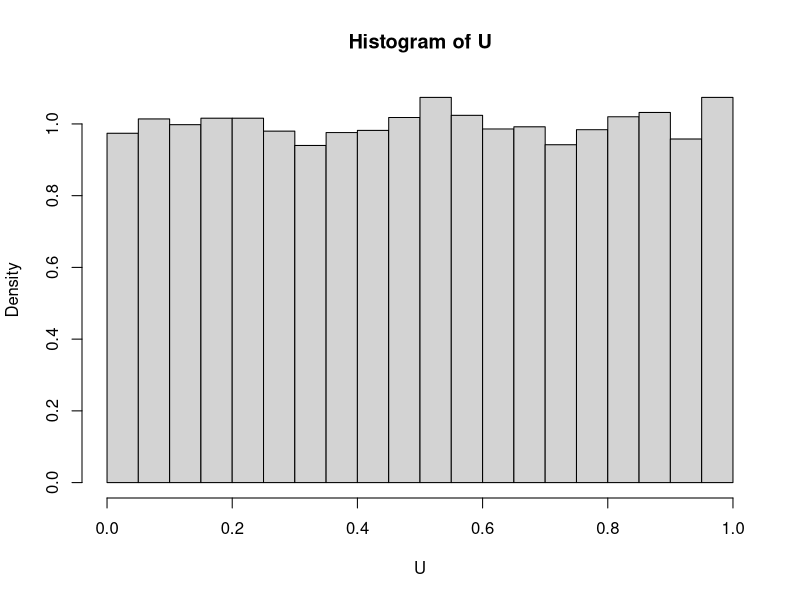
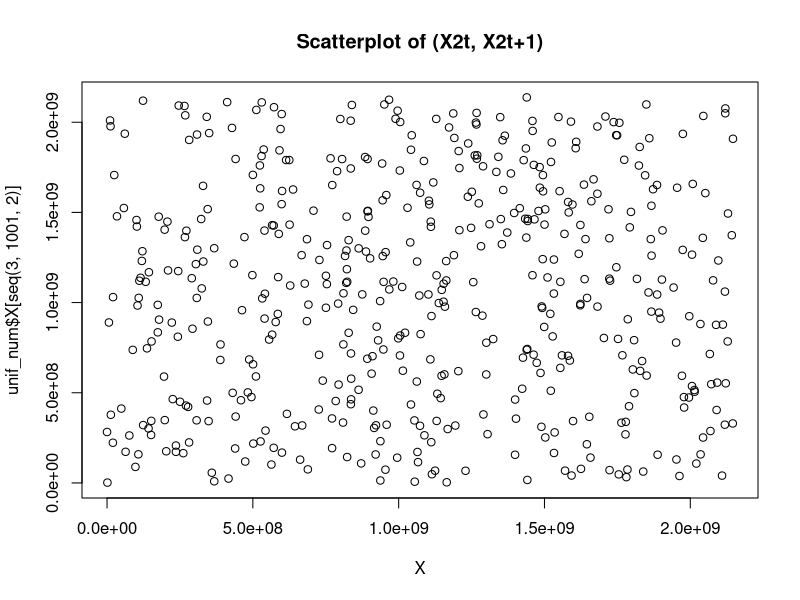
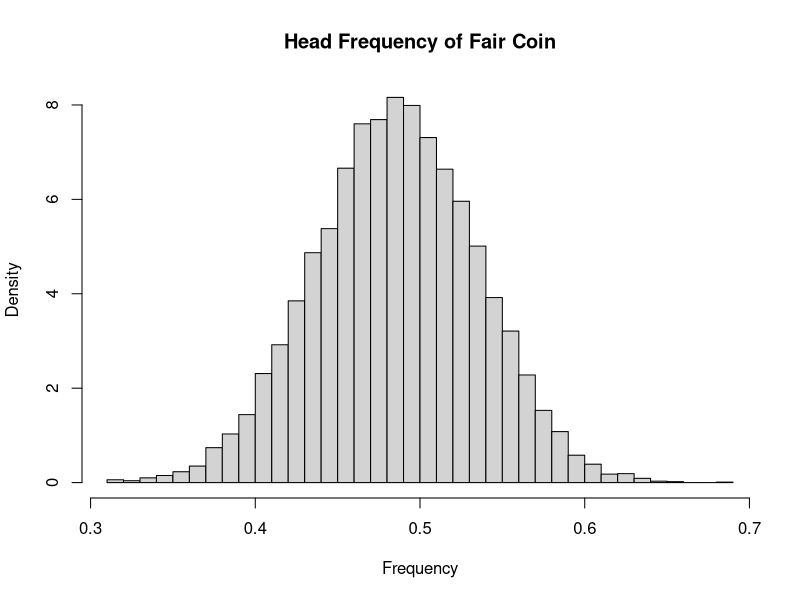
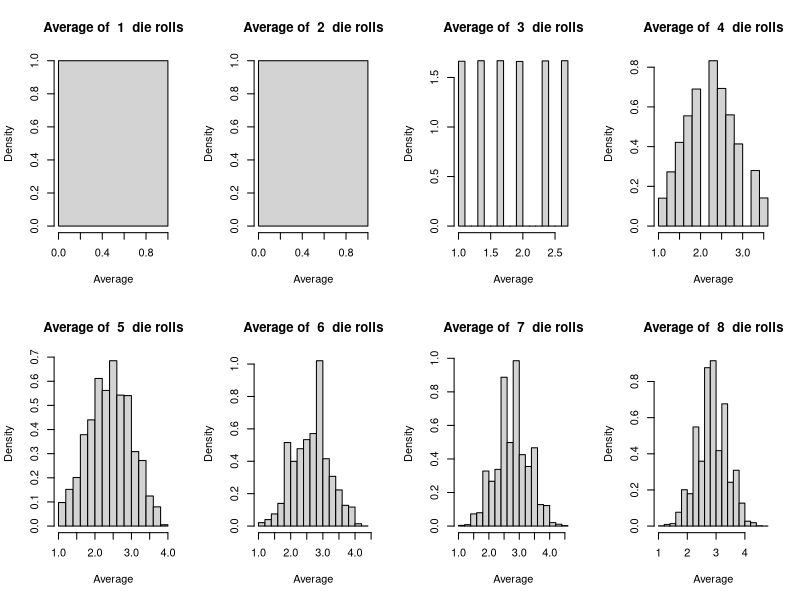
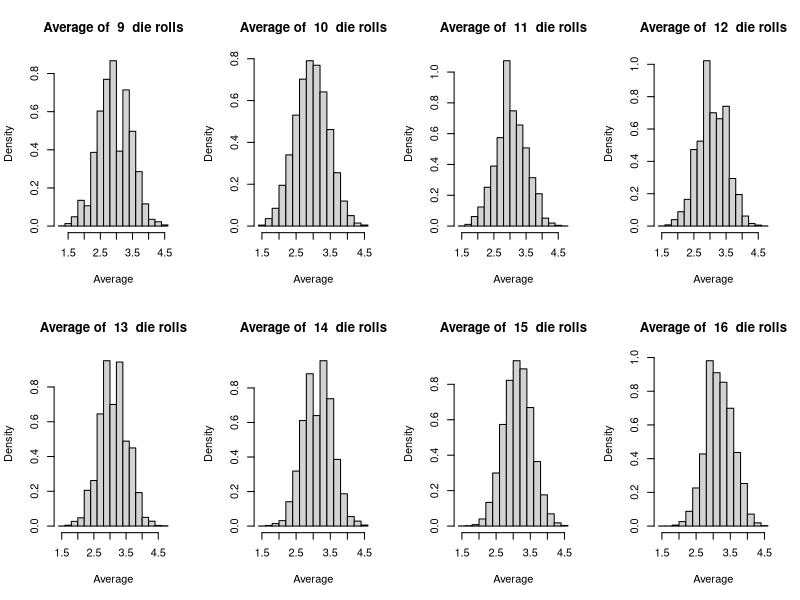
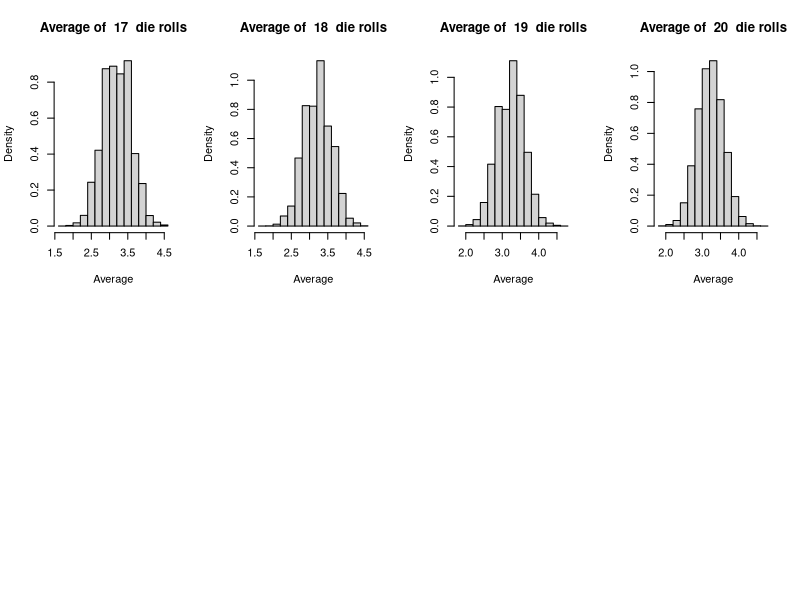
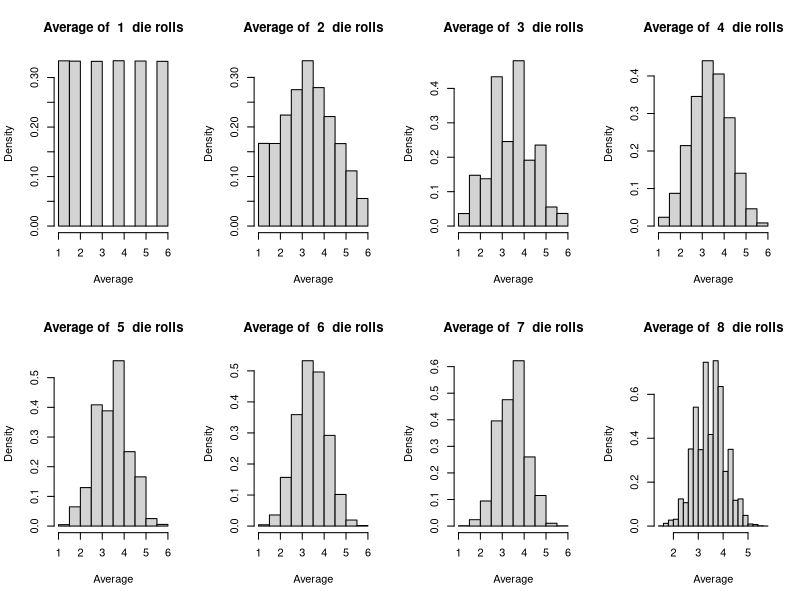
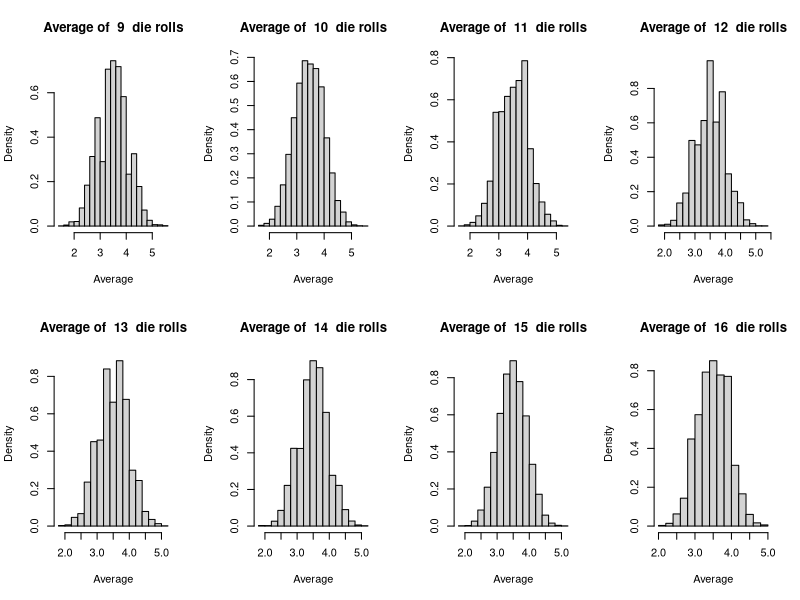

Recreate these plots in R, in order.
# Problem 1

gen_unif_num <- function(a = 7^5, b = 0, m = (2^31 - 1), run.length = 1, seed) {
  X <- numeric(run.length)
  X[1] <- seed
  
  t <- 2
  run.length <- run.length - 1
  while(run.length > 0){
    X[t] <- (a * X[t-1]) %% m
    t <- t + 1
    run.length <- run.length - 1
  }
  
  U = X / m
  list(U = U, X = X)
}

unif_num <- gen_unif_num(run.length = 10000, seed = 1)

hist(unif_num$U, xlab = "U", probability = TRUE, main = "Histogram of U")

plot(unif_num$X[seq(2,1000,2)], unif_num$X[seq(3,1001,2)], xlab = "X", main = "Scatterplot of (X2t, X2t+1)")

# Problem 2

fair_coins <- function(n, seed) {
  U <- gen_unif_num(run.length = n, seed = seed)$U
  U >= 0.5 # returns TRUE if heads, FALSE if tails
}

roll_fair_die <- function(n, seed) {
  U <- gen_unif_num(run.length = n, seed = seed)$U
  intervals <- seq(0, 1, length.out = 7)
  vapply(U, function(u){
    die <- 0
    for (i in seq_len(6)) {
      if (u >= intervals[i] & u < intervals[i + 1]) {
        die <- i
        break
      }
    }
    die
  }, 0)
}

roll_fair_die2 <- function(n, seed) {
  U <- gen_unif_num(run.length = 100, seed = seed)$U
  U <- tail(U, n) # last n elements of U since seed makes first elements small
  intervals <- seq(0, 1, length.out = 7)
  vapply(U, function(u){
    die <- 0
    for (i in seq_len(6)) {
      if (u >= intervals[i] & u < intervals[i + 1]) {
        die <- i
        break
      }
    }
    die
  }, 0)
}

head_freqs <- numeric(10000)
for (i in seq_along(head_freqs)) {
  flips <- fair_coins(n = 100, seed = i) # use index as seed
  head_freqs[i] <- mean(flips)
}

hist(head_freqs, breaks = 30, xlab = "Frequency", probability = TRUE, main =
       "Head Frequency of Fair Coin")

die_avgs_list <- list()
for (n in seq_len(20)) {
  die_avgs <- numeric(10000)
  for (i in seq_len(10000))
    die_avgs[i] <- mean(roll_fair_die(n = n, seed = i))
  die_avgs_list[[n]] <- die_avgs
}

par(mfrow = c(2, 4))
for (n in seq_along(die_avgs_list)) {
  hist(die_avgs_list[[n]], xlab = "Average", probability =
         TRUE, main = paste("Average of ", n, " die rolls"))
}

die_avgs_list2 <- list()
for (n in seq_len(20)) {
  die_avgs <- numeric(10000)
  for (i in seq_len(10000))
    die_avgs[i] <- mean(roll_fair_die2(n = n, seed = i))
  die_avgs_list2[[n]] <- die_avgs
}

par(mfrow = c(2, 4))
for (n in seq_along(die_avgs_list2)) {
  hist(die_avgs_list2[[n]], xlab = "Average", probability =
         TRUE, main = paste("Average of ", n, " die rolls"))
}

# Problem 3

gen_exp_num <- function(lambda, n, seed) {
  U <- gen_unif_num(run.length = n, seed = seed)$U
  vapply(U, function(u){
    (-log(1 - u)) / lambda
  }, 0)
}

par(mfrow = c(2, 2))
vapply(c(1, 5, 10, 50), function(lambda){
  exp_nums <- gen_exp_num(lambda = lambda, n = 10000, seed = 1)
  hist(exp_nums, breaks = 30, xlab = "X", probability = TRUE, main = 
         paste("Histogram of exp(", lambda, ")"))
  
  x = seq(0, 40, length= 1000)
  curve(dexp(x, lambda), col = "blue", add = TRUE)
  0
}, 0)

# Problem 4

f_inv <- function(u) {
  (10 / log(41)) * log(1 - (log(-log(u)/log(2)) / log(22)))
}

gen_normal_num <- function(n, seed) {
  U <- gen_unif_num(run.length = n, seed = seed)$U
  vapply(U, function(u){
    ifelse(u >= 0.5, f_inv(u), -1 * f_inv(1 - u))
  }, 0)
}

norm_rand_nums <- gen_normal_num(n = 10000, seed = 1)
hist(norm_rand_nums, breaks = 50, xlab = "X", probability = TRUE, main =
       "Histogram of Numbers from Normal Distribution")
x <- seq(-6, 6, length=1000)
curve(dnorm(x), col = "blue", add = TRUE)






